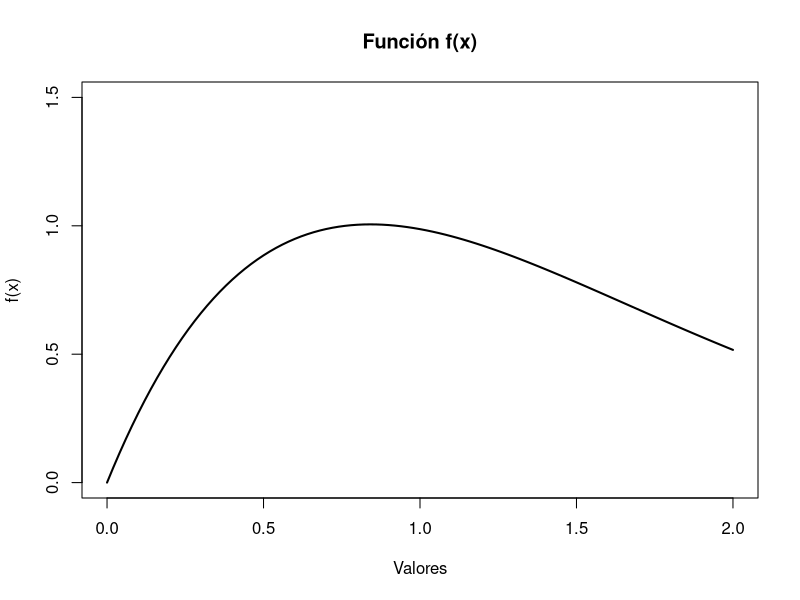
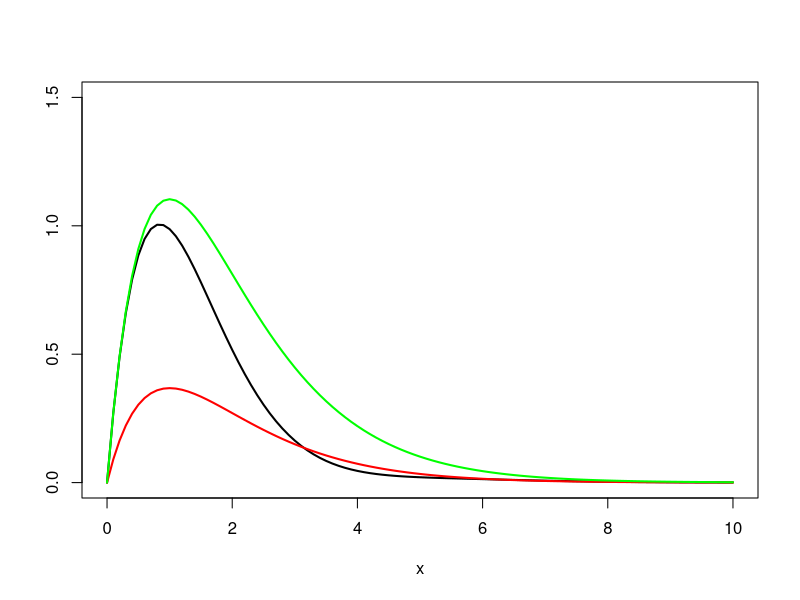
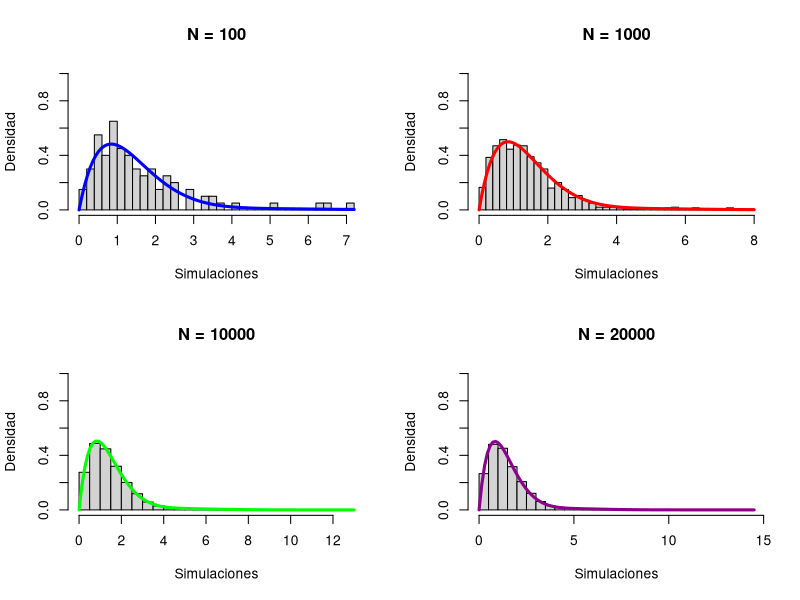
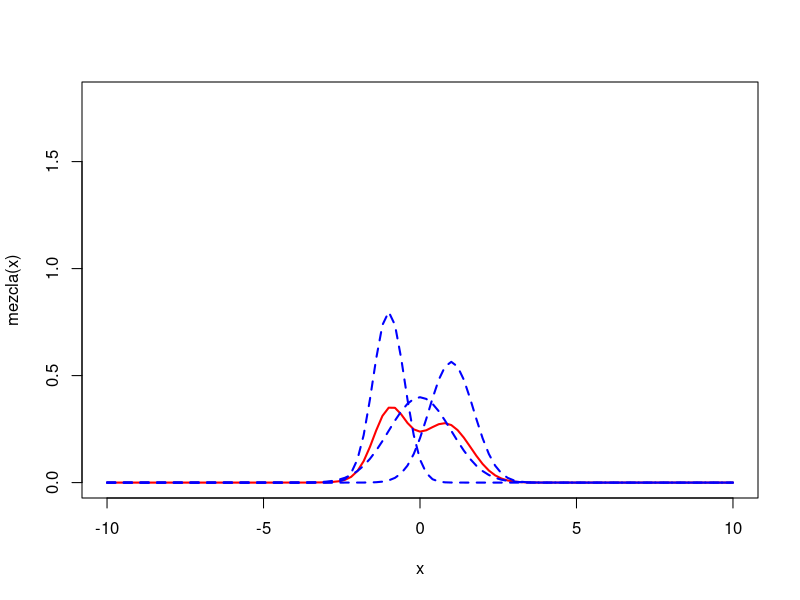
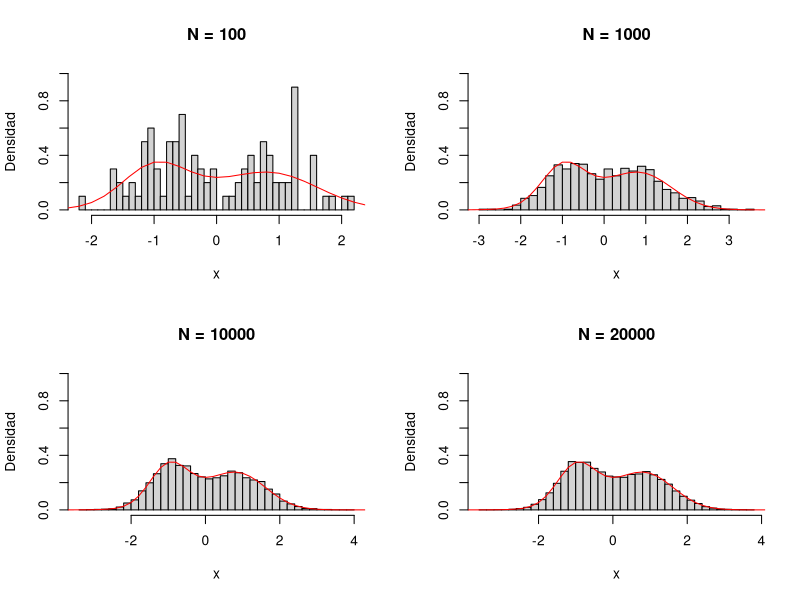
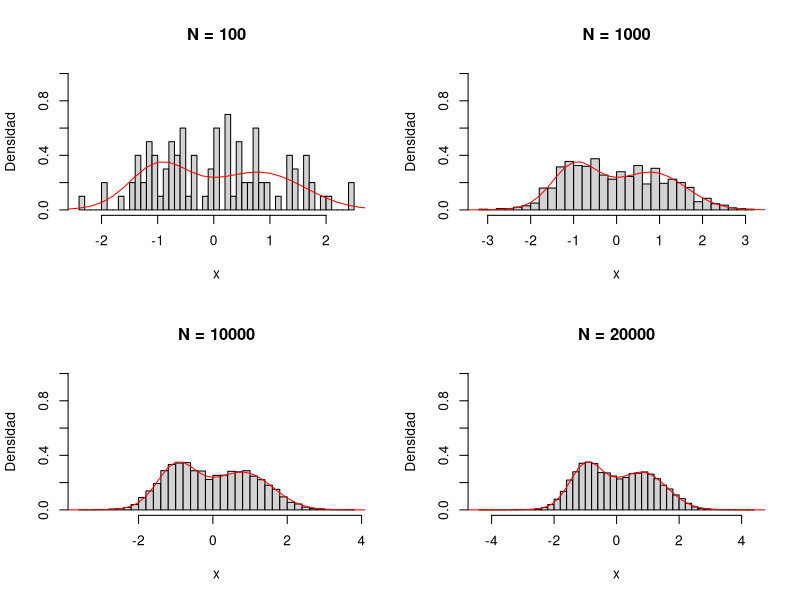
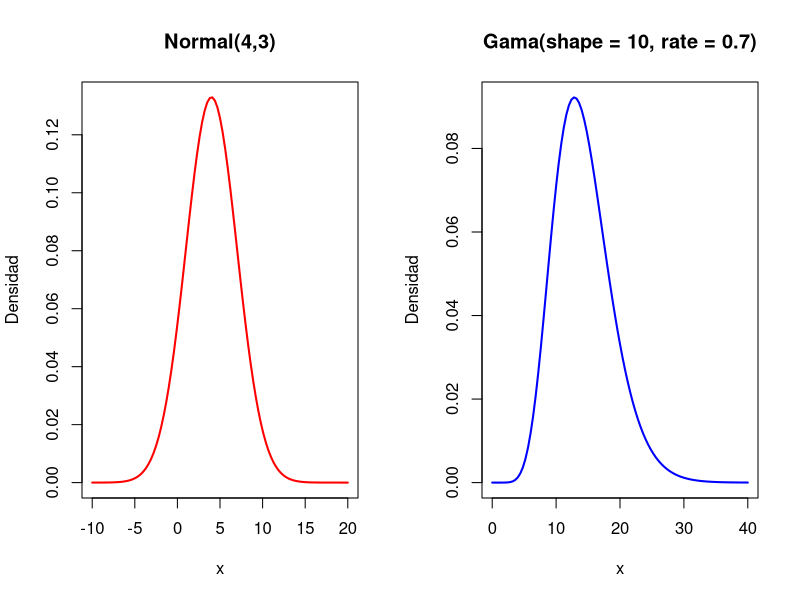
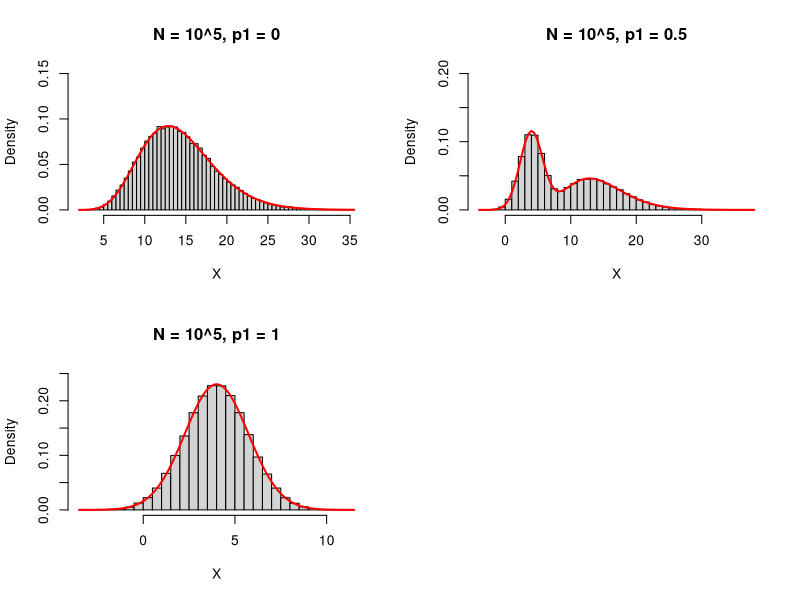

These figures' R source, in order:
# Código tarea 2 - EYP2117
# Maximiliano Medina

# Pregunta 1 ------------------------------------------------------
## a)----

fx <- function(x){
  fx <- (x+(2*sin(x)))/(exp(x))
  return(fx)
}

curve(fx, from = 0, to = 2, ylim = c(0,1.5),
      main = "Función f(x)",
      ylab = "f(x)", xlab = "Valores",
      lwd = 2)
## b) ----
# Proponemos una densidad gamma con shape = 2

f_g <- function(x){
  f_g <- fx(x)/dgamma(x, shape = 2)
  return(f_g)
}

optim <- optimise(f_g, maximum = TRUE, interval = c(0,2))
(cc <- optim$objective) 


## c)----
curve(fx, from = 0, to = 10, lwd = 2, ylim = c(0,1.5), ylab = "" )

curve(dgamma(x,shape = 2), from = 0, to = 10,lwd = 2,
      add =TRUE, col = "red")

curve(cc*dgamma(x,shape = 2), from = 0, to = 10,lwd = 2,
      add =TRUE, col = "green")


## d)----
acep_rech <- function(n){
  aceptados <- 0
  rechazados <- 0
  simulaciones <- c()
  
  while(length(simulaciones) < n){
    y <- rgamma(1, shape = 2)
    u <- runif(1)
    
    if(u <=(1/cc)*fx(y)/dgamma(y, shape = 2)){
      aceptados <- aceptados + 1
      simulaciones <- append(simulaciones, y)
    }else{
      rechazados <- rechazados +1
    }
  }
  tasa_acep <- aceptados/(aceptados + rechazados)
  
  const_norm <- 1/(cc*tasa_acep)
  
  return(list(simulaciones,tasa_acep,const_norm))
}


## e)----

par(mfrow = c(2,2))

N <- 100
test_1 <- acep_rech(N)
hist(test_1[[1]], probability = TRUE, breaks = 40, ylim = c(0,1),
     ylab = "Densidad", xlab = "Simulaciones",
     main = "N = 100")
curve(fx(x)*test_1[[3]],lwd = 3,
      add =TRUE, col = "blue")

N <- 1000
test_2 <- acep_rech(N)
hist(test_2[[1]], probability = TRUE, breaks = 40, ylim = c(0,1),
     ylab = "Densidad", xlab = "Simulaciones",
     main = "N = 1000")
curve(fx(x)*test_2[[3]],lwd = 3,
      add =TRUE, col = "red")

N <- 10000
test_3 <- acep_rech(N)
hist(test_3[[1]], probability = TRUE, breaks = 40, ylim = c(0,1),
     ylab = "Densidad", xlab = "Simulaciones",
     main = "N = 10000")
curve(fx(x)*test_3[[3]],lwd = 3,
      add =TRUE, col = "green")

N <- 20000
test_4 <- acep_rech(N)
hist(test_4[[1]], probability = TRUE, breaks = 45, ylim = c(0,1),
     ylab = "Densidad", xlab = "Simulaciones",
     main = "N = 20000")
curve(fx(x)*test_4[[3]],lwd = 3,
      add =TRUE, col = "darkmagenta")

# Pregunta 2 ------------------------------------------------------
## a) ----

mezcla <- function(x){
  mez <- 1/3*dnorm(x, mean = -1, sd = 1/2) +
    1/3*dnorm(x, mean = 0, sd = 1) +
    1/3*dnorm(x, mean = 1, sd = sqrt(1/2))
  return(mez)
}

par(mfrow =c(1,1))

curve(mezcla(x), from = -10, to = 10, lwd = 2, col = "red", ylim = c(0,1.8))

curve(dnorm(x, mean = -1, sd = 1/2), lwd = 2,lty = 2, add = TRUE, col = "blue")

curve(dnorm(x, mean = 0, sd = 1), lwd = 2, lty = 2, add = TRUE, col = "blue")

curve(dnorm(x, mean = 1, sd = sqrt(1/2)), lwd = 2,lty = 2, add = TRUE, col = "blue")

## b)----

polar.method <- function(N){
  
  simulaciones <- c()
  while(length(simulaciones) < N){
    U1 <- runif(1)
    U2 <- runif(1)
    
    v1 <- 2*U1-1
    v2 <- 2*U2-1
    
    s <- v1^2+v2^2
    
    if(s<=1){
      
      X <- v1*(-2*log(s)/s)^{1/2}
      
      simulaciones <- append(simulaciones, X)
      
    }
  }
  return(simulaciones)
}

composicion <- function(N){
  vars <- polar.method(N)
  comp <- c()
  for(i in 1:N){
    U <- runif(1)
    if(U < 1/3){
      see <- vars[i]*(1/2)+(-1)
      comp <- append(comp,see)
    }
    if(U>1/3 & U < 2/3){
      comp <- append(comp, vars[i])
    }
    if(U > 2/3){
      see <- vars[i]*(sqrt(1/2))+(1)
      comp <- append(comp, see)
    }
  }
  return(comp)
}

## c)----

par(mfrow = c(2,2))

N <- 100
hist(composicion(N), probability = TRUE, main ="N = 100",
     xlab = "x", ylab = "Densidad", breaks = 40, ylim = c(0,1))
curve(mezcla, from = -10, to = 10, add = T, col = "red")

N <- 1000
hist(composicion(N), probability = TRUE, main ="N = 1000",
     xlab = "x", ylab = "Densidad", breaks = 40, ylim = c(0,1))
curve(mezcla, from = -10, to = 10, add = T, col = "red")


N <- 10000
hist(composicion(N), probability = TRUE, main ="N = 10000",
     xlab = "x", ylab = "Densidad", breaks = 40, ylim = c(0,1))
curve(mezcla, from = -10, to = 10, add = T, col = "red")


N <- 20000
hist(composicion(N), probability = TRUE, main ="N = 20000",
     xlab = "x", ylab = "Densidad", breaks = 40, ylim = c(0,1))
curve(mezcla, from = -10, to = 10, add = T, col = "red")


## d)----

box.muller <- function(N){
  sims <- c()
  
  while(length(sims) < N){
    U <- runif(1)
    V <- runif(1)
    
    X <- sqrt(-2*log(1-U))*cos(2*pi*V)
    
    sims <- c(sims,X)
  }

  return(sims)
}

composicion <- function(N){
  vars <- box.muller(N)
  comp <- c()
  for(i in 1:N){
    U <- runif(1)
    if(U < 1/3){
      see <- vars[i]*(sqrt(1/4))+(-1)
      comp <- append(comp,see)
    }
    if(U>1/3 & U < 2/3){
      comp <- append(comp, vars[i])
    }
    if(U > 2/3){
      see <- vars[i]*(sqrt(1/2))+(1)
      comp <- append(comp, see)
    }
  }
  return(comp)
}

## e)----

par(mfrow = c(2,2))

N <- 100
hist(composicion(N), probability = TRUE, main ="N = 100",
     xlab = "x", ylab = "Densidad", breaks = 40, ylim = c(0,1))
curve(mezcla, from = -10, to = 10, add = T, col = "red")

N <- 1000
hist(composicion(N), probability = TRUE, main ="N = 1000",
     xlab = "x", ylab = "Densidad", breaks = 40, ylim = c(0,1))
curve(mezcla, from = -10, to = 10, add = T, col = "red")


N <- 10000
hist(composicion(N), probability = TRUE, main ="N = 10000",
     xlab = "x", ylab = "Densidad", breaks = 40, ylim = c(0,1))
curve(mezcla, from = -10, to = 10, add = T, col = "red")


N <- 20000
hist(composicion(N), probability = TRUE, main ="N = 20000",
     xlab = "x", ylab = "Densidad", breaks = 40, ylim = c(0,1))
curve(mezcla, from = -10, to = 10, add = T, col = "red")



## f)----

# En quarto


# Pregunta 3--------------------------------------------------------
## a)----

par(mfrow = c(1,2))
curve(dnorm(x, mean = 4, sd = 3), from = -10, to = 20, lwd = 2, col = "red",
      main = "Normal(4,3)", ylab = "Densidad")
curve(dgamma(x, shape = 10, rate = 0.7), from = 0, to = 40, lwd = 2, col = "blue",
      main = "Gama(shape = 10, rate = 0.7)", ylab = "Densidad")

## b)----

fx <- function(x){
  fx <- (((0.7)^10)/gamma(10))*x^(10-1)*exp(-0.7*x)
  return(fx)
}

f_g <- function(x){
  f_g <- fx(x)/dweibull(x, shape = 2.5, scale = 13)
  return(f_g)
}

c <- optimise(f_g, maximum = TRUE, interval = c(0,30))$objective


simu.gamma <- function(N){
  simulaciones <- c()
  
  while(length(simulaciones) < N){
    U <- runif(1)
    y <- rweibull(1, shape = 2.5, scale = 13)
    
    if(U <= (1/c)*fx(y)/dweibull(y,shape = 2.5, scale = 13)){
      simulaciones <- append(simulaciones, y)
    }
  }
  return(simulaciones)
}

# Para simular normales usaré el método polar (función polar.method(N))

compos <- function(N, p1){
  simu <- c()
  for(i in 1:N){
    U <- runif(1)
    
    if(U < p1){
      ans <- polar.method(1)
      ans <- (ans * sqrt(3)) + 4 # "Des-estandarizamos" la muestra N(0,1) a N(4,3)
      simu <- append(simu,ans)
    }else{
      simu <- append(simu, simu.gamma(1))
    }
  }
  return(simu)
}

## c) ----
par(mfrow = c(2,2))
N <- 10^5

################# Para p1 = 0 #################
p1 <- 0
hist(compos(N, p1),
     probability = TRUE,
     main = "N = 10^5, p1 = 0",
     breaks = 50,
     ylim = c(0,0.15),
     xlab = "X")

fx <- function(x){
  fx <- dgamma(x, shape = 10, rate = 0.7)
  return(fx)
}

curve(fx, add = TRUE, lwd = 2, col = "red")

##############################################

################# Para p1 = 0.5 ##############

p1 <- 0.5
hist(compos(N, p1),
     probability = TRUE,
     main = "N = 10^5, p1 = 0.5",
     breaks = 50,
     ylim = c(0,0.2),
     xlab = "X")

fx <- function(x){
  fx <- 0.5 * dnorm(x, mean = 4, sd = sqrt(3)) + 0.5 * dgamma(x, shape = 10, rate = 0.7)
  return(fx)
}

curve(fx, add = TRUE, lwd = 2, col = "red")

##############################################


################# Para p1 = 1 ################

p1 <- 1
hist(compos(N, p1),
     probability = TRUE,
     main = "N = 10^5, p1 = 1",
     breaks = 50,
     ylim = c(0,0.25),
     xlab = "X")

fx <- function(x){
  fx <- dnorm(x, mean = 4, sd = sqrt(3)) 
  return(fx)
}

curve(fx, add = TRUE, lwd = 2, col = "red")

##############################################

## d)----

# pensar el como comparar los resultados
# idea: grafico - tabla con media, desv, etc.














